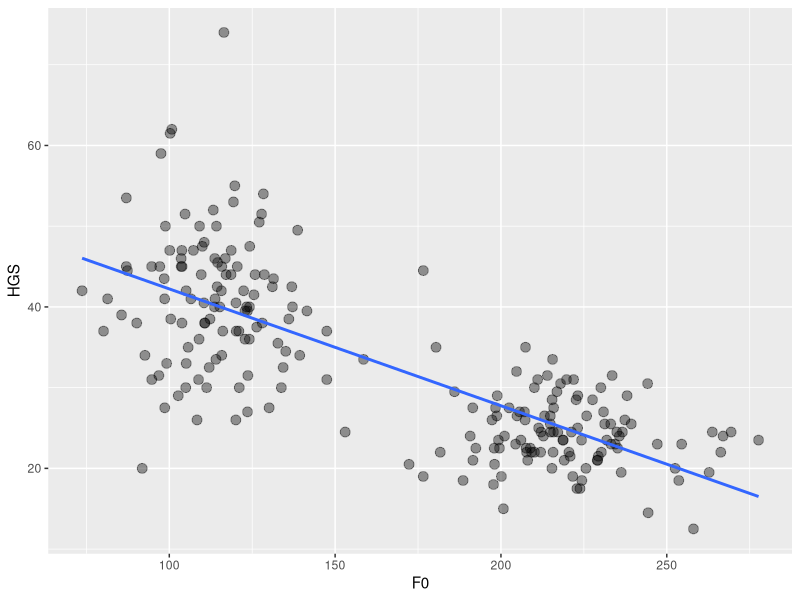
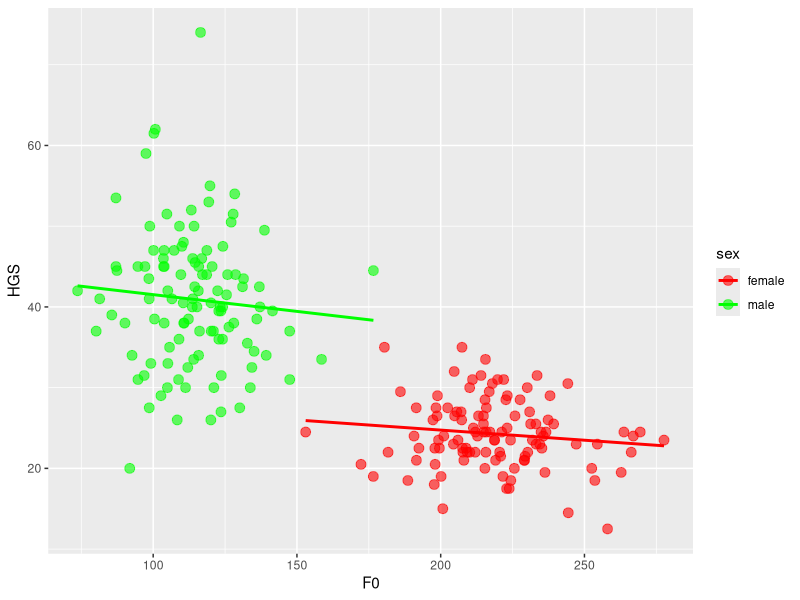

These charts were generated, in order, by the following R code:
## ---- chunk 1
#| label: setup
#| include: false
options(tidyverse.quiet=TRUE)
library("tidyverse")
library("lme4")

hgs <- readxl::read_excel("../data/Han_et_al.xlsx") |>
  mutate(ID = as.integer(ID)) |>
  select(ID, sex, HGS, F0)

## paste
.p <- paste0

## .fraction
.f <- function(x, y) {
  paste0("\\frac{", x, "}{", y, "}")
}

## y-bar
.yb1 <- function(x) {
  paste0("$\\bar{Y}_{", x, "}$")
}

.yb2 <- function(x) {
  paste0("\\bar{Y}_{", x, "}")
}

## subtraction term
.st <- function(x, y, bracket = NULL) {
  if (is.null(bracket)) {
    paste0(x, " - ", y)
  } else {
    paste0(bracket[1], x, " - ", y, bracket[2])
  }
}

.rb <- c("(", ")")
.dr <- c("\\displaystyle\\left(", "\\right)")
.ds <- c("\\displaystyle\\left[", "\\right]")
## ---- chunk 2
#| label: show-hgs
#| df-print: tibble
hgs <- readxl::read_excel("../data/Han_et_al.xlsx") |>
  mutate(ID = as.integer(ID)) |>
  select(ID, sex, HGS, F0)

hgs
## ---- chunk 3
ggplot(hgs, aes(F0, HGS)) + 
  geom_point(colour = "black", size = 3, alpha = .4) +
  geom_smooth(method = "lm", se = FALSE)
## ---- chunk 4
lm(HGS ~ F0, hgs) |> summary()
## ---- chunk 5
ggplot(hgs, aes(F0, HGS, color = sex)) + 
  geom_point(size = 3, alpha = .6) + 
  geom_smooth(method = "lm", se = FALSE) +
  scale_color_manual(values = c("red", "green"))
## ---- chunk 6
hgs2 <- hgs |>
  mutate(sex_male = if_else(sex == "male", 1, 0))

## double check
hgs2 |> distinct(sex, sex_male)
## ---- chunk 7
lm(HGS ~ sex_male * F0, hgs2) |> summary() 
## ---- chunk 8
#| echo: false
tribble(~Coding, ~A_1, ~A_2,
	  "Treatment (dummy)", "$0$", "$1$",
	  "Sum",               "$-1$", "$1$",
	  "Deviation",
	  .p("$", "-", .f(1, 2), "$"),
	  .p("$", .f(1, 2), "$")) |>
    knitr::kable(col.names = c("Scheme", "$A_1$", "$A_2$"),
	  align = "lrrr") ##|>
    ##  kableExtra::kable_styling(full_width = FALSE, bootstrap_options = "striped")
## ---- chunk 9
#| echo: false
tribble(~term, ~treatment, ~sum, ~deviation,
        "$\\mu$", .yb1("111"), .yb1("..."), .yb1("..."),
        ## (A) second row
        "$A$",
        .p("$", .st(.yb2("211"), .yb2("111")), "$"),
        .p("$", .f(.st(.yb2("2.."), .yb2("1.."), .rb), 2), "$"),
        .p("$", .st(.yb2("2.."), .yb2("1..")), "$"),
        "$B$",
        .p("$", .st(.yb2("121"), .yb2("111")), "$"),
        .p("$", .f(.st(.yb2(".2."), .yb2(".1."), .rb), 2), "$"),
        .p("$", .st(.yb2(".2."), .yb2(".1.")), "$"),
        "$C$",
        .p("$", .st(.yb2("112"), .yb2("111")), "$"),
        .p("$", .f(.st(.yb2("..2"), .yb2("..1"), .rb), 2), "$"),
        .p("$", .st(.yb2("..2"), .yb2("..1")), "$"),
        "$AB$",
        .p("$", .st(.st(.yb2("221"), .yb2("121"), .rb),
                      .st(.yb2("211"), .yb2("111"), .rb)),
           "$"),
        .p("$", .f(.st(.st(.yb2("22."), .yb2("12."), .rb),
                         .st(.yb2("21."), .yb2("11."), .rb)), 4),
           "$"),
        .p("$", .st(.st(.yb2("22."), .yb2("12."), .rb),
                      .st(.yb2("21."), .yb2("11."), .rb)),
           "$"),
        "$AC$",
        .p("$", .st(.st(.yb2("212"), .yb2("211"), .rb),
                      .st(.yb2("112"), .yb2("111"), .rb)),
           "$"),
        .p("$", .f(.st(.st(.yb2("2.2"), .yb2("1.2"), .rb),
                         .st(.yb2("2.1"), .yb2("1.1"), .rb)), 4),
           "$"),
        .p("$", .st(.st(.yb2("2.2"), .yb2("1.2"), .rb),
                      .st(.yb2("2.1"), .yb2("1.1"), .rb)),
           "$"),
        "$BC$",
        .p("$", .st(.st(.yb2("122"), .yb2("112"), .rb),
                      .st(.yb2("121"), .yb2("111"), .rb)),
           "$"),
        .p("$", .f(.st(.st(.yb2(".22"), .yb2(".12"), .rb),
                         .st(.yb2(".21"), .yb2(".11"), .rb)), 4),
           "$"),
        .p("$", .st(.st(.yb2(".22"), .yb2(".12"), .rb),
                      .st(.yb2(".21"), .yb2(".11"), .rb)),
           "$")) |>
          knitr::kable(align = "cccc", escape = FALSE)
# |>
#  knitr::kable(align = "cccc")  |>
#  kableExtra::kable_styling(full_width = FALSE, bootstrap_options = "striped")
